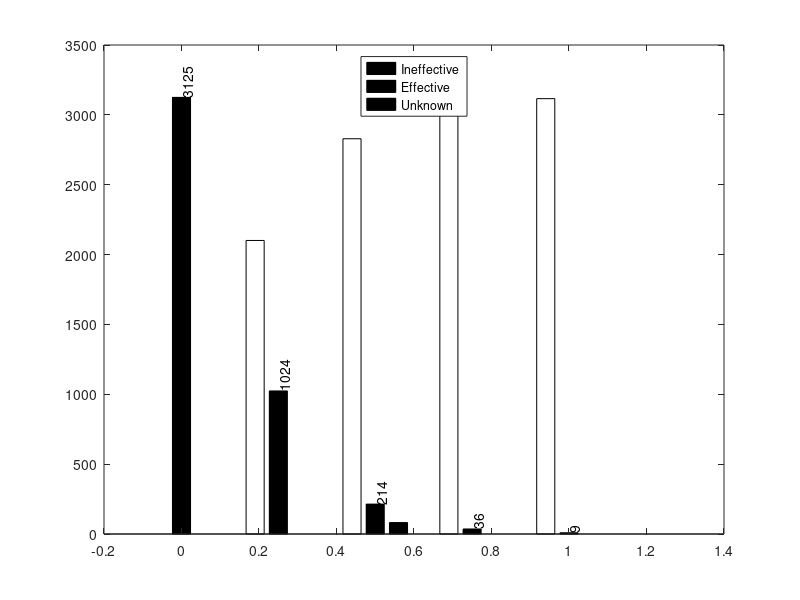

Reproduce this figure in MATLAB. (Note: this script raises an error after producing the figure.)

figure ('Visible', 'off');
%X=[0; 0.25;0.45; 0.5; 0.55; 0.6; 0.65; 0.7;0.75;1.0];
X=[0; 0.25; 0.5; 0.75; 1.0];
% E= [Ineffective, Effective]
E= [0	3125	0;
    2101	1024	0;
    2829	214	82;
    3089	36	0; 
    3116 9 0];
gcf = bar(X, E,'FaceColor','flat');
labels = arrayfun(@(value) num2str(value),E(:,2),'UniformOutput',false);
h=text(X,E(:,2),labels,'HorizontalAlignment','left','VerticalAlignment','top');
set(h,'Rotation',90);
map=[0,1,0;1,0,0;0,0,0];
colormap(map);
ax=gca;
legend('Ineffective', 'Effective', 'Unknown', 'Location', 'North');
ax.XLim=[-0.1, 1.1];
ax.YLim=[0, 3700];
ax.XTick=X;
ax.XTickLabel=X;
ax.TickDir='out';
%box off;
xlabel('$\gamma$', 'Interpreter', 'Latex');

save_name=strcat('SGPF3Y6_Eff');
save_name_f1=strcat(save_name, '.png');
save_name_f2=strcat(save_name, '.eps');
saveas(ax, save_name_f1);
saveas(ax, save_name_f2);